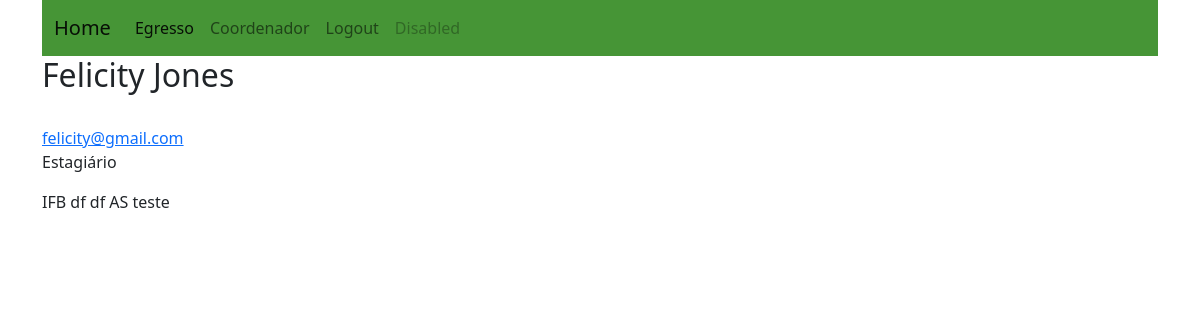
The page /perfis/1 on the database its author committed.
### perfis/models.py (models this page shows, shortened)
class Alunos(models.Model):
    nome = models.CharField(max_length=255, null=False)
    email = models.CharField(max_length=255, null=False)
    foto = models.CharField(max_length=255, null=False)
    cargo_atual = models.CharField(max_length=255, null=False)
    empresa_atual = models.CharField(max_length=255, null=False)
    rede_social = models.CharField(max_length=255, null=False)
    lattes = models.CharField(max_length=255, null=False)
    interesses = models.CharField(max_length=255, null=False)
    relato_pessoal = models.CharField(max_length=255, null=False)
    contatos = models.ManyToManyField('self')
    usuario = models.OneToOneField(User, on_delete=models.CASCADE, related_name="alunos")
    @property
    def email(self):
        return self.usuario.email

### perfis/views.py (the view)
# urls.py: path('perfis/<int:perfil_id>', views.exibir, name='exibir'),
def exibir(request, perfil_id):
    alunos = Alunos.objects.get(id=perfil_id)
    return render(request, 'alunos.html', { "alunos" : alunos})

### perfis/templates/alunos.html
{% extends "base.html" %}
{% block body %}
<div class="row">
    <div class="col-lg-12">
        <h2 style="margin-top:0">{{alunos.nome}}</h2>
        <address>
          <strong>{{perfil.nome_empresa}}</strong><br>
          <a href="mailto:{{alunos.email}}">{{alunos.email}}</a>
          <p> {{alunos.cargo_atual}} </p>
          {{alunos.empresa_atual}}
          {{alunos.rede_social}}
          {{alunos.lattes}}
          {{alunos.interesses}}
          {{alunos.relato_pessoal}}
        </address>
    </div>
</div>
{% endblock %}

### rows shown on the page
Alunos: nome "Felicity Jones", email "felicity@gmail.com", cargo_atual "Estagiário", empresa_atual "IFB", rede_social "df", lattes "df", interesses "AS", relato_pessoal "teste"
